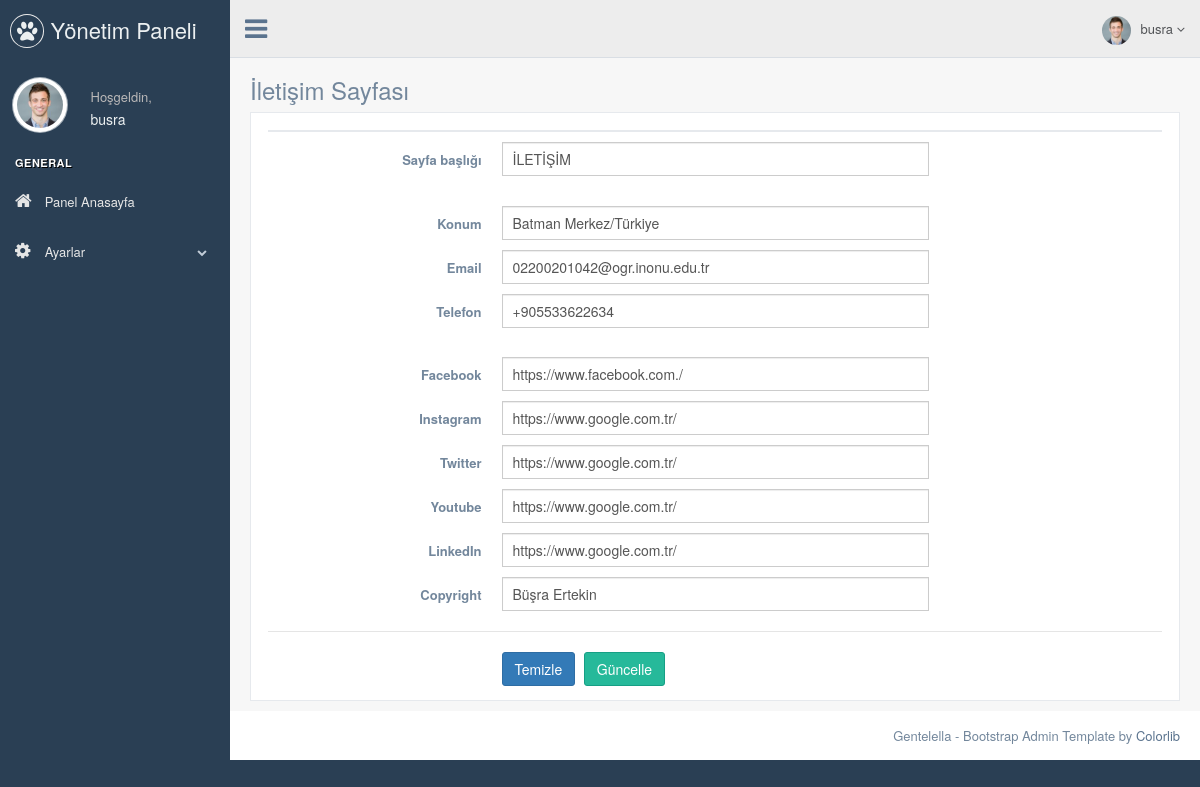
/pp/nedmin/contact.php (signed in), run on the app's committed database.
### tables this page shows
CREATE TABLE `user` (
  `user_id` int(11) NOT NULL,
  `user_name` varchar(50) NOT NULL,
  `email` varchar(50) NOT NULL,
  `password` varchar(256) NOT NULL
);

CREATE TABLE `contact_info` (
  `contact_id` int(11) NOT NULL,
  `contact_title` varchar(50) NOT NULL,
  `locationn` varchar(250) NOT NULL,
  `email` varchar(50) NOT NULL,
  `gsm` varchar(13) NOT NULL,
  `facebook` varchar(50) NOT NULL,
  `instagram` varchar(50) NOT NULL,
  `twitter` varchar(50) NOT NULL,
  `youtube` varchar(50) NOT NULL,
  `linkedin` varchar(50) NOT NULL,
  `copyright` varchar(50) NOT NULL
);

### pp/nedmin/contact.php (the view, shortened to what this page needs)
<?php
include "header.php";
$check_contact = $db->prepare("SELECT * FROM contact_info");
$check_contact->execute();
$control_contact = $check_contact->rowCount();
$fetch_contact = $db->prepare("SELECT * FROM contact_info WHERE contact_id=1");
$fetch_contact->execute();
$fetch = $fetch_contact->fetch(PDO::FETCH_ASSOC);
?>
<div class="right_col" role="main">
  <div class="">
    <div class="page-title">
      <div class="title_left">
        <h3>İletişim Sayfası</h3>
      </div>
    </div>
    <div class="clearfix"></div>
    <div class="row">
      <div class="col-md-12 col-sm-12 col-xs-12">
        <div class="x_panel">
          <div class="x_title">
          </div>
          <form class="form-horizontal form-label-left" action="process.php" method="POST">
            <div class="item form-group">
              <label class="control-label col-md-3 col-sm-3 col-xs-12" for="name">Sayfa başlığı
              </label>
              <div class="col-md-6 col-sm-6 col-xs-12">
                <input class="form-control col-md-7 col-xs-12" name="contact_title" value="<?php echo $fetch['contact_title'] ?>" required="required" type="text">
              </div>
            </div>
            <div class="item form-group">
              <label class="control-label col-md-3 col-sm-3 col-xs-12">Konum
              </label>
              <div class="col-md-6 col-sm-6 col-xs-12">
                <input type="text" name="locationn" value="<?php echo $fetch['locationn'] ?>" required="required" class="form-control col-md-7 col-xs-12">
              </div>
            </div>
            <div class="item form-group">
              <label class="control-label col-md-3 col-sm-3 col-xs-12">Email
              </label>
              <div class="col-md-6 col-sm-6 col-xs-12">
                <input type="tel" name="email" value="<?php echo $fetch['email'] ?>" required="required" class="form-control col-md-7 col-xs-12">
              </div>
            </div>
            <div class="item form-group">
              <label class="control-label col-md-3 col-sm-3 col-xs-12">Telefon
              </label>
              <div class="col-md-6 col-sm-6 col-xs-12">
                <input type="text" name="gsm" value="<?php echo $fetch['gsm'] ?>" required="required" class="form-control col-md-7 col-xs-12">
              </div>
            </div>
            <div class="item form-group">
              <label class="control-label col-md-3 col-sm-3 col-xs-12">Facebook
              </label>
              <div class="col-md-6 col-sm-6 col-xs-12">
                <input type="text" name="facebook" value="<?php echo $fetch['facebook'] ?>" required="required" class="form-control col-md-7 col-xs-12">
              </div>
            </div>
            <div class="item form-group">
              <label class="control-label col-md-3 col-sm-3 col-xs-12">Instagram
              </label>
              <div class="col-md-6 col-sm-6 col-xs-12">
                <input type="text" name="instagram" value="<?php echo $fetch['instagram'] ?>" required="required" class="form-control col-md-7 col-xs-12">
              </div>
            </div>
            <div class="item form-group">
              <label class="control-label col-md-3 col-sm-3 col-xs-12">Twitter
              </label>
              <div class="col-md-6 col-sm-6 col-xs-12">
                <input type="text" name="twitter" value="<?php echo $fetch['twitter'] ?>" required="required" class="form-control col-md-7 col-xs-12">
              </div>
            </div>
            <div class="item form-group">
              <label class="control-label col-md-3 col-sm-3 col-xs-12">Youtube
              </label>
              <div class="col-md-6 col-sm-6 col-xs-12">
                <input type="text" name="youtube" value="<?php echo $fetch['youtube'] ?>" required="required" class="form-control col-md-7 col-xs-12">
              </div>
            </div>
            <div class="item form-group">
              <label class="control-label col-md-3 col-sm-3 col-xs-12">LinkedIn
              </label>
              <div class="col-md-6 col-sm-6 col-xs-12">
                <input type="text" name="linkedin" value="<?php echo $fetch['linkedin'] ?>" required="required" class="form-control col-md-7 col-xs-12">
              </div>
            </div>
            <div class="item form-group">
              <label class="control-label col-md-3 col-sm-3 col-xs-12">Copyright
              </label>
              <div class="col-md-6 col-sm-6 col-xs-12">
                <input type="text" name="copyright" value="<?php echo $fetch['copyright'] ?>" required="required" class="form-control col-md-7 col-xs-12">
              </div>
            </div>
            <div class="ln_solid"></div>
            <div class="form-group">
              <div class="col-md-6 col-md-offset-3">
                <button type="submit" class="btn btn-primary">Temizle</button>
                <?php if ($control_contact == 1) { ?>
                    <button type="submit" class="btn btn-success" name="update_contact">Güncelle</button>
                  <?php } else { ?>
                    <button type="submit" class="btn btn-warning" name="insert_contact">Ekle</button>
                  <?php } ?>
              </div>
            </div>
          </form>
        </div>
      </div>
    </div>
  </div>
</div>
</div>
<?php
include "footer.php";
?>

### pp/nedmin/header.php (shortened to what this page needs)
<?php
include 'connect.php';
$user_name = $_SESSION['user_name'];
$query = $db->prepare("SELECT * FROM user WHERE user_name='$user_name'");
$query->execute();
$fetch = $query->fetch();
?>
<!DOCTYPE html>
<html lang="en">
  <head>
    <link href="./vendors/bootstrap/dist/css/bootstrap.min.css" rel="stylesheet">
    <link href="./vendors/font-awesome/css/font-awesome.min.css" rel="stylesheet">
    <link href="./vendors/nprogress/nprogress.css" rel="stylesheet">
    <link href="./vendors/iCheck/skins/flat/green.css" rel="stylesheet">
    <link href="./vendors/bootstrap-progressbar/css/bootstrap-progressbar-3.3.4.min.css" rel="stylesheet">
    <link href="./vendors/jqvmap/dist/jqvmap.min.css" rel="stylesheet"/>
    <link href="./vendors/bootstrap-daterangepicker/daterangepicker.css" rel="stylesheet">
    <link href="./build/css/custom.min.css" rel="stylesheet">
  </head>
  <body class="nav-md">
    <div class="container body">
      <div class="main_container">
        <div class="col-md-3 left_col">
          <div class="left_col scroll-view">
            <div class="navbar nav_title" style="border: 0;">
              <a href="index.html" class="site_title"><i class="fa fa-paw"></i> <span>Yönetim Paneli</span></a>
            </div>
            <div class="profile clearfix">
              <div class="profile_pic">
                <img src="images/img.jpg" alt="..." class="img-circle profile_img">
              </div>
              <div class="profile_info">
                <span>Hoşgeldin,</span>
                <h2><?php echo $fetch['user_name']; ?></h2>
              </div>
            </div>
            <br />
            <div id="sidebar-menu" class="main_menu_side hidden-print main_menu">
              <div class="menu_section">
                <h3>General</h3>
                <ul class="nav side-menu">
                  <li><a href="index.php" ><i class="fa fa-home"></i> Panel Anasayfa</a>
                  </li>
                  <li><a><i class="fa fa-cog"></i> Ayarlar <span class="fa fa-chevron-down"></span></a>
                  </li>
                </ul>
              </div>
            </div>
          </div>
        </div>
        <div class="top_nav">
          <div class="nav_menu">
            <nav>
              <div class="nav toggle">
                <a id="menu_toggle"><i class="fa fa-bars"></i></a>
              </div>
              <ul class="nav navbar-nav navbar-right">
                <li class="">
                  <a href="javascript:;" class="user-profile dropdown-toggle" data-toggle="dropdown" aria-expanded="false">
                    <img src="images/img.jpg" alt=""><?php echo $fetch['user_name']; ?>
                    <span class=" fa fa-angle-down"></span>
                  </a>
                </li>
              </ul>
            </nav>
          </div>
        </div>

### pp/nedmin/footer.php (shortened to what this page needs)
<footer>
          <div class="pull-right">
            Gentelella - Bootstrap Admin Template by <a href="https://colorlib.com">Colorlib</a>
          </div>
          <div class="clearfix"></div>
        </footer>
      </div>
  </body>
</html>

### data on the page
user: user_name "busra"
contact_info: contact_title "İLETİŞİM", locationn "Batman Merkez/Türkiye", email "02200201042@ogr.inonu.edu.tr", gsm "+905533622634", facebook "https://www.facebook.com./", instagram "https://www.google.com.tr/", twitter "https://www.google.com.tr/", youtube "https://www.google.com.tr/", linkedin "https://www.google.com.tr/", copyright "Büşra Ertekin"
